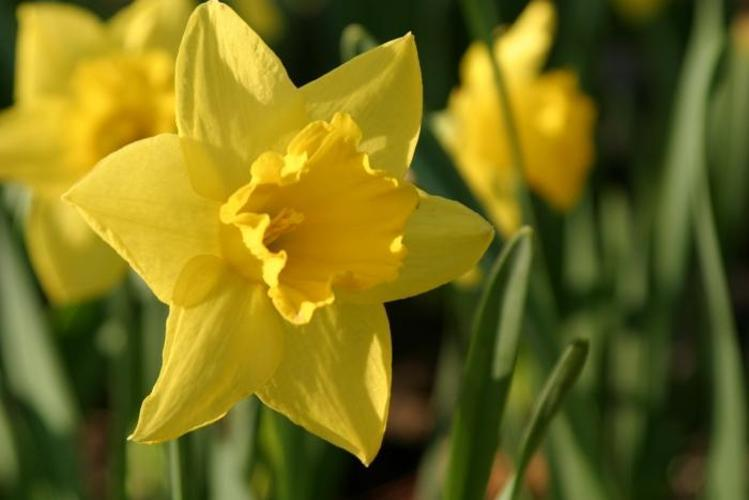
#> input picture data/jpg/image_0005.jpg, 749 x 500 px
$ jupyter execute --allow-errors 1_data_exploration.ipynb   (older library calls are emulated)   (text cells are left out)
#> lines starting #> are read from the running program, lines starting #| are printed output that depends on the picture; after the words box and inside, x2 and y2 are one past the last pixel; in counts of white or black regions, pixels touching at a corner belong together; pictures that were not available may be replaced by others from this repository, and a replacement may not be noted
[cell 1]
import os
import scipy.io
import random
import json
import matplotlib.pyplot as plt
import matplotlib.image as mpimg
import numpy as np
import tqdm

[cell 2]
images_path="data/jpg/files.txt"

#> (the rest of this cell did not finish here and is left out)

[cell 3]
sgms_path="data/trimaps/"

sgm_files=[f for f in os.listdir(sgms_path) if "image" in f]

print(len(sgm_files))
sgm_files[:5]

#> (a cell that did not finish here is left out)

#> (a cell that did not finish here is left out)

[cell 6]
def get_image_id(file_name):
    no_extension=file_name.split(".")[0]
    image_id=no_extension.split("_")[1]
    return int(image_id)

get_image_id("image_0001.jpg")

#> (a cell that did not finish here is left out)

#> (a cell that did not finish here is left out)

[cell 9]
keys=['trn1', 'trn2', 'trn3', 'tst1', 'tst2', 'tst3', 'val3', 'val2', 'val1']

#> (the rest of this cell did not finish here and is left out)

#> (a cell that did not finish here is left out)

#> (a cell that did not finish here is left out)

[cell 12]
def read_images(image_id, plot=False):
#> called with image_id = 5, plot = True
    image_name=f"image_{image_id:04}.jpg"
    img=mpimg.imread(f"data/jpg/{image_name}")
#> img is the input picture: shape (500, 749, 3); mean R, G, B 117, 109.9, 26.6

    sgm_name=f"image_{image_id:04}.png"
    sgm=mpimg.imread(f"data/trimaps/{sgm_name}")

    if plot:
        fig, ax = plt.subplots(1,2)
        ax[0].imshow(img)
        ax[1].imshow(sgm)

    return img, sgm

[cell 13]
img, sgm= read_images(5, plot=True)
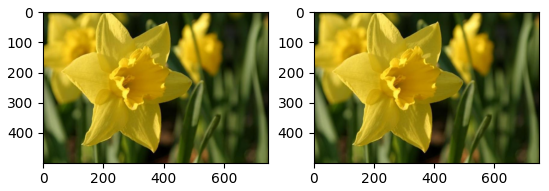
#> figure drawn by matplotlib, 2 panels

[cell 14]
print(img.shape)
#| (500, 749, 3)
print(sgm.shape)
#| (500, 749, 3)

[cell 15]
print(f"Yellow: {sgm[150,650,:]}")
#| Yellow: [28 39  9]
print(f"Red: {sgm[200,200,:]}")
#| Red: [206 172  21]
print(f"Black: {sgm[150,500,:]}")
#| Black: [213 168   7]

red_rgb=sgm[200,200,:]
#> red_rgb = [206, 172, 21]
yellow_rgb=sgm[150,650,:]
#> yellow_rgb = [28, 39, 9]

[cell 16]
sgm[200,200,0]
#> Out = 206

#> (a cell that did not finish here is left out)

[cell 18]
def binarize_sgm(sgm):
    binarized_sgm=np.apply_along_axis(lambda x: int(np.array_equal(x, np.array(red_rgb, dtype=np.float32))), axis=2, arr=sgm)
    return binarized_sgm

[cell 19]
def read_images_with_binarization(image_id, plot=False):
#> called with image_id = 7, plot = True
    image_name=f"image_{image_id:04}.jpg"
    img=mpimg.imread(f"data/jpg/{image_name}")
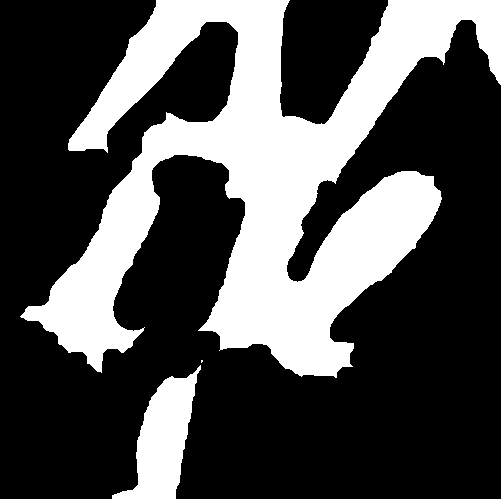
#> input picture data/segmentations/image_0251.png, 501 x 499 px, given in place of image_0007.jpg, which was not available
#> img: shape (499, 501) float32; values 0 (black) and 1 (white), 31.1% white; 3 white regions (1 under 20 px), largest, box (x1, y1, x2, y2) and area: (20, 0, 501, 378) 72303, (112, 365, 201, 499) 5512

    sgm_name=f"image_{image_id:04}.png"
    sgm=mpimg.imread(f"data/trimaps/{sgm_name}")
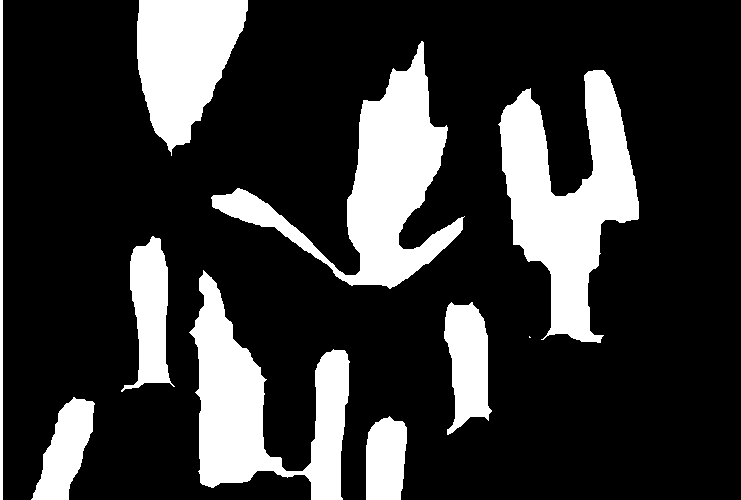
#> input picture data/segmentations/image_0264.png, 741 x 500 px, given in place of image_0007.png, which was not available
#> sgm: shape (500, 741) float32; values 0 (black) and 1 (white), 21.6% white; 10 white regions (1 under 20 px), largest, box (x1, y1, x2, y2) and area: (498, 70, 639, 343) 18639, (211, 41, 465, 289) 17627, (189, 270, 350, 500) 15482

    binarized_sgm=binarize_sgm(sgm)

    if plot:
        fig, ax = plt.subplots(1,3)
        ax[0].imshow(img)
        ax[1].imshow(sgm)
        ax[2].imshow(binarized_sgm)

    return img, sgm, binarized_sgm
